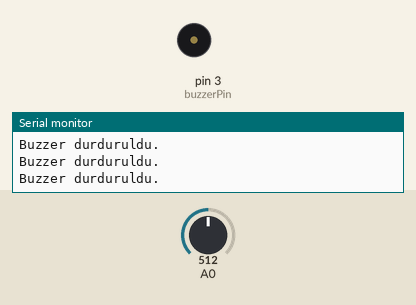
Bench run of a sketch on a simulated Arduino Uno, built with avr-gcc and run on an emulated ATmega328P. Parts: buzzer (waves = sounding, pin HIGH), the last lines printed to the serial monitor. The inputs (shaded band) are chosen by the test bench; at power-on: A0 = 512.

Above: at 4.2 s.
4.3 s: A0 set to 109
7.3 s: A0 set to 91
At 10.2 s:
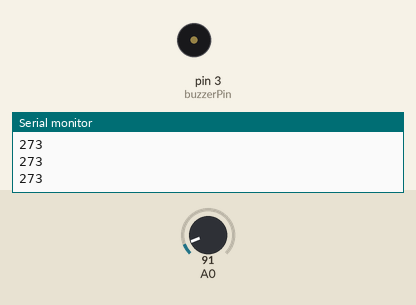
10.3 s: A0 set to 122
At 10.8 s:
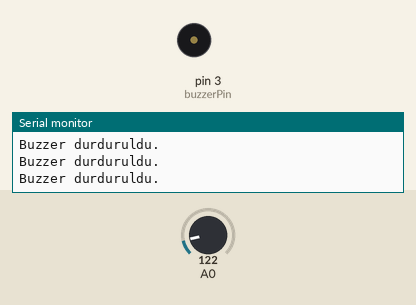
11.8 s: A0 set to 0
At 12.2 s:
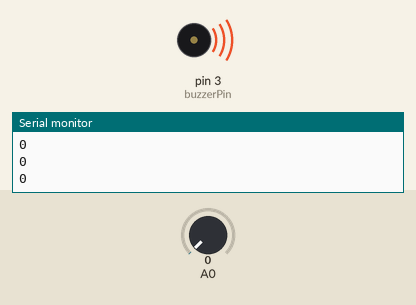
Timing chart, 0 to 14.3 s (numbered marks = the images above; inputs shaded):
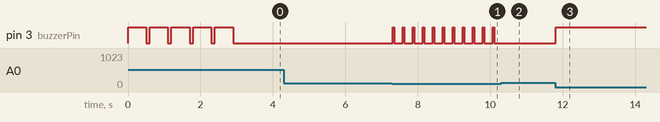

The sketch:

V2.2.ino
```cpp
// Huso Dev
// By Huso

const int buzzerPin = 3;
long buzzerBeepDuration = 40;
long buzzerBeepMillis = 0;
long buzzerFrequencyDuration = 0;
long buzzerPreviousBeepMillis = 0;
float mmToBuzzerFrequencyMultiplier = 0.6;
const int thresholdDistance = 500; // Buzzerın çalmasının durması için eşik uzaklık değeri (mm cinsinden)

void setup() {
  Serial.begin(9600);
  pinMode(buzzerPin, OUTPUT);
  calibrationWarning(3000, 500, 100);
}

void loop() {
  long mm = analogRead(0) * 5;

  // Eşik değerin üzerindeyse buzzer'ın çalmasını durdur
  if (mm >= thresholdDistance) {
    digitalWrite(buzzerPin, LOW);
    Serial.println("Buzzer durduruldu.");
  } else {
    buzzerFrequencyDuration = mm * mmToBuzzerFrequencyMultiplier;
    if (buzzerPreviousBeepMillis + buzzerFrequencyDuration < millis()) {
      buzzerPreviousBeepMillis = millis();
      buzzerBeepMillis = millis() + buzzerBeepDuration;
      digitalWrite(buzzerPin, HIGH);
    }
    if (buzzerBeepMillis < millis()) {
      digitalWrite(buzzerPin, LOW);
    }
    Serial.println(buzzerFrequencyDuration);
  }

  delay(5);
}

void calibrationWarning(int totalDur, int beepDur, int silenceDur) {
  int oneBeep = beepDur + silenceDur;
  for (int i = 0; i < totalDur; i += oneBeep) {
    digitalWrite(buzzerPin, HIGH);
    delay(beepDur);
    digitalWrite(buzzerPin, LOW);
    delay(silenceDur);
  }
}

// Huso Dev
// By Huso
```

Measured:
- the behaviour switches between 100 and 99 on A0 (found by bisection; images 0 and 1)
- after the input at 7.3 s, pin 3 (buzzerPin): alternates HIGH for 0.04 s and LOW for 0.23 s, starting at once
- after the input at 10.3 s, pin 3 (buzzerPin): stops changing and stays LOW
- after the input at 11.8 s, pin 3 (buzzerPin): LOW → HIGH at once
